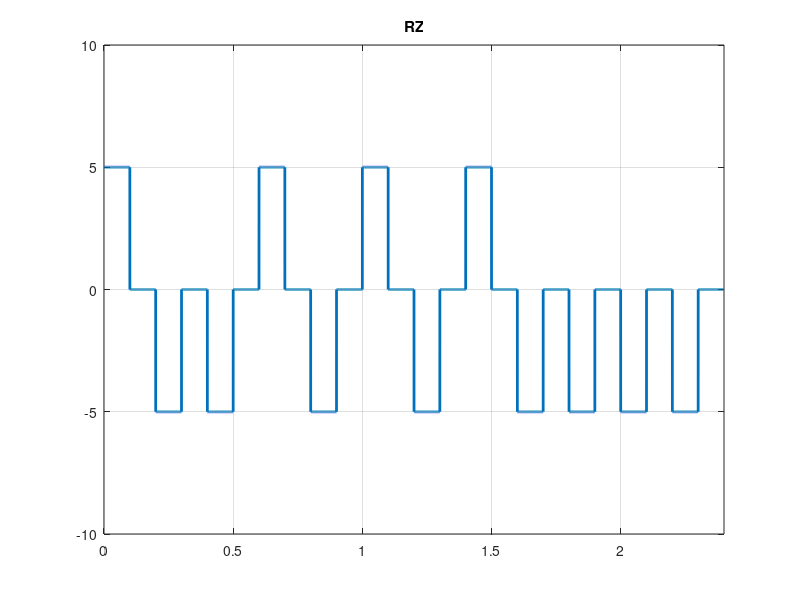

Write MATLAB code to recreate this figure.
clc;
clear;
close all;

bits = [0,1,1,0,1,0,1,0,1,1,1,1];
amp = input("Enter the amplitude: ");
bit_rate = input("Enter the bit_rate: ");

sign = 1;
len = length(bits);
Time = len/bit_rate;
sampling_frquency = 10000;

in = 1;
for i = 1:len
  if bits(i) == 0
    amplitude(in) = sign * amp;
    amplitude(in+1) = 0;
  else
    amplitude(in) = -sign*amp;
    amplitude(in+1) = 0;
  end
  in = in + 2;
end
  
%Modulation
bit_rate = bit_rate * 2;
time = 0: 1/sampling_frquency:Time;
x = 1;
for i = 1:length(time)
  result(i) = amplitude(x);
  if bit_rate * time(i) >= x;
    x = x + 1;
  end
end

plot(time, result, 'Linewidth', 2);
axis([0 Time -amp*2 amp*2]);
title('RZ');
grid on;

%Demodulation
st = 1;
in = 1;
x = 1;
for i = 1:length(time)
  if bit_rate * time(i) >= x
    if mod(in, 2)==1
      if(result(i) == sign*amp)
        ans_bits(st) = 0;
      else
        ans_bits(st) = 1;
      end
      st = st + 1;
     end
    x = x + 1;
    in = in + 1;
  end
end

disp("Orginal bit : ");
disp(bits);

disp("Demodulation: ");
disp(ans_bits);
  




